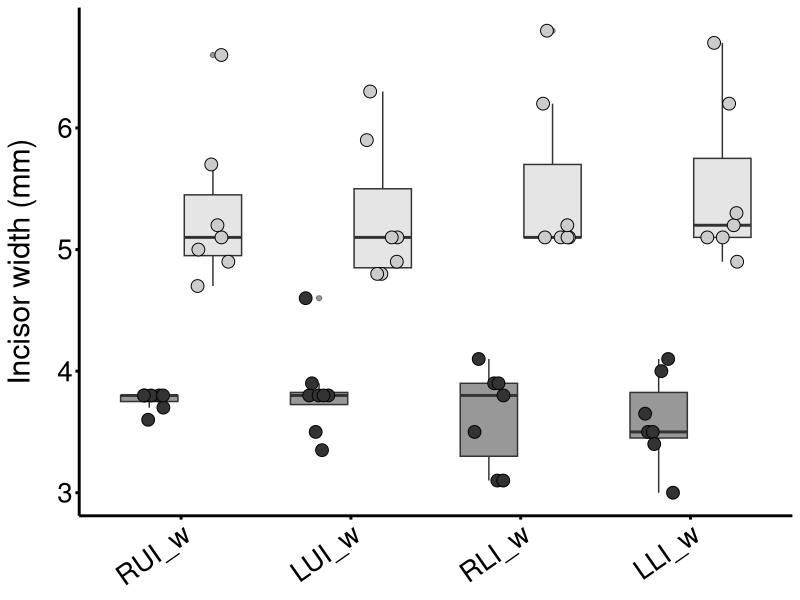

Write R code to recreate this figure.

## incisor measurements from Jeremy

library(dplyr)
library(reshape2)
library(ggplot2)

incisors <- read.csv('spreadsheets/brown-Porcupine Measurements.csv', na.strings = 'N/A',
                     colClasses = c(rep('factor', 3), rep('numeric', 8)))

head(incisors)
colnames(incisors) <- c('specimenID', 'species', 'sex', 'RUI_l', 'RUI_w', 'LUI_l', 'LUI_w', 'RLI_l', 'RLI_w', 'LLI_l', 'LLI_w')

  erdo_incisors <- incisors[incisors$species == 'E. dorsatum',]  # porcupine
  myco_inisors <- incisors[incisors$species == 'M. coypus',]     # nutria

# grouped by species/sex
  melted <- melt(incisors, id.vars = c('specimenID', 'species', 'sex'))
  grouped <- group_by(melted, species, sex, variable)

  stats_spec_sex <-  summarise(grouped, mean = mean(value, na.rm = TRUE), sd = sd(value, na.rm = TRUE), n = sum(!is.na(value)),
            se = sd(value, na.rm = TRUE)/sqrt(sum(!is.na(value))))
  
  stats_spec_sex
    ## will have some NAs for SD and SE because some combos have only n = 1 (e.g., ERDO male)
  
# grouped by just species:
  grouped_simple <- group_by(melted, species, variable)

  stats_spec <-   summarise(grouped_simple, mean = mean(value, na.rm = TRUE), sd = sd(value, na.rm = TRUE), 
                            n = sum(!is.na(value)), se = sd(value, na.rm = TRUE)/sqrt(sum(!is.na(value))))
  stats_spec    


  
# plot

  ## get widths only (length doesn't really matter)
  melted_w <- melted[melted$variable == 'RUI_w' | melted$variable == 'LUI_w' | melted$variable == 'RLI_w' | melted$variable == 'LLI_w',]

spec_plot <- ggplot(melted_w, aes(x = factor(variable), y = value, fill = species)) +
                    geom_boxplot(alpha = 0.5) +
                    geom_point(aes(fill = species), size = 4, shape = 21, position = position_jitterdodge()) +
                    ylab('Incisor width (mm)') +  
                    scale_fill_grey() + theme_classic() +
              theme(axis.text=element_text(size=20, colour = 'black'),
                    axis.text.x=element_text(angle = 35, hjust = 1),
                    axis.title.x=element_blank(),
                    axis.title.y=element_text(size=22, color = 'black', margin = margin(0,15,0,0)),
                    panel.grid.minor.x = element_blank(),
                    panel.grid.major.x = element_blank(),
                    axis.line.x = element_line(size = 1, colour = 'black'),
                    axis.line.y = element_line(size = 1, colour = 'black'),
                    axis.ticks = element_line(size = 1, colour = 'black'),
                    panel.background = element_rect(fill = 'white'),
                    legend.position = 'none') ## optionally remove legend.position = 'none

spec_plot
    
## why 2 sets of points? 


## averages

head(melted_w)

melted_w_erdo <- melted_w[melted_w$species == 'E. dorsatum',]
melted_w_myco <- melted_w[melted_w$species == 'M. coypus',]

stats_width_erdo <- summarise(melted_w_erdo, mean = mean(value, na.rm = TRUE), sd = sd(value, na.rm = TRUE),
                         n = sum(!is.na(value)), se = sd(value, na.rm = TRUE)/sqrt(sum(!is.na(value))))
stats_width_erdo

min(melted_w_erdo$value[!is.na(melted_w_erdo$value)])
max(melted_w_erdo$value[!is.na(melted_w_erdo$value)])

stats_width_myco <- summarise(melted_w_myco, mean = mean(value, na.rm = TRUE), sd = sd(value, na.rm = TRUE),
                              n = sum(!is.na(value)), se = sd(value, na.rm = TRUE)/sqrt(sum(!is.na(value))))
stats_width_myco

min(melted_w_myco$value[!is.na(melted_w_myco$value)])
max(melted_w_myco$value[!is.na(melted_w_myco$value)])
